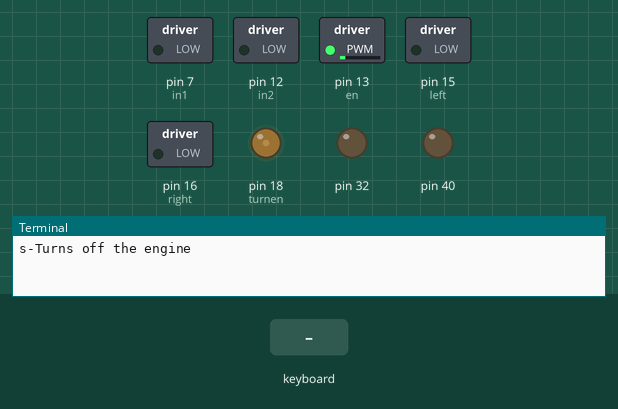
Recording of a program running on a simulated Raspberry Pi (header pin numbers). Shown: switched loads named in the program (green lamp = pin HIGH), output pins drawn as LEDs (lit = HIGH), the last lines printed to the terminal. The inputs (shaded band) are chosen by the test bench. The desktop window is not drawn, its controls go by their first labels and the mouse button is held 0.15 s; sound played through the audio output is not drawn and takes no time.

Above: at 6.2 s.
6.3 s: key "i" typed on the keyboard
At 6.8 s:
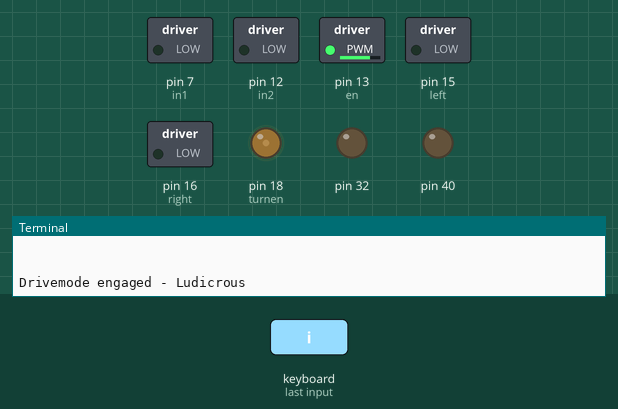
7.8 s: key "o" typed on the keyboard
At 9.0 s:
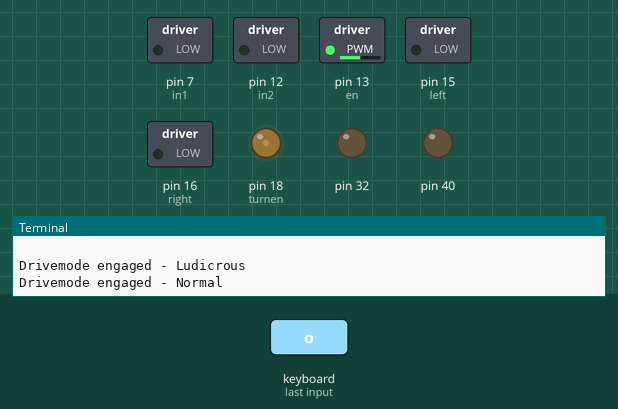
9.3 s: key "k" typed on the keyboard
At 10.3 s:
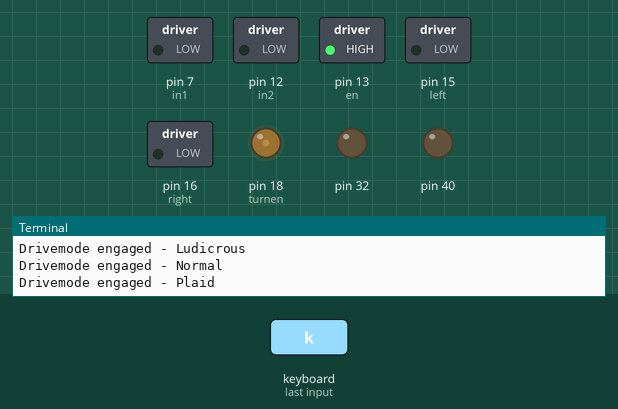
10.8 s: key "l" typed on the keyboard
At 11.4 s:
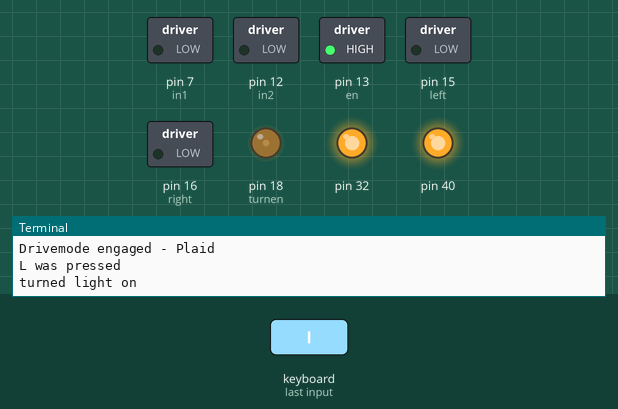
12.3 s: key "p" typed on the keyboard
At 13.5 s:
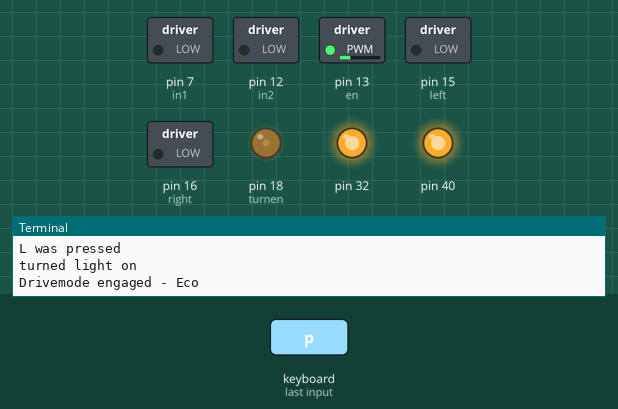
13.8 s: key "w" typed on the keyboard
At 13.87 s:
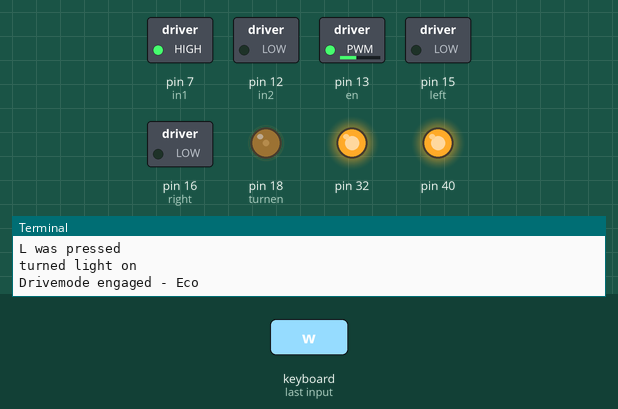
Timing chart, 0 to 16.4 s (numbered marks = the images above; inputs shaded):
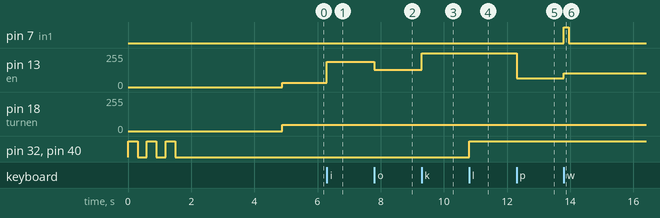

Measured:
- after the input at 6.3 s, pin 13 (en): 33/255 → 191/255 at once
- after the input at 7.8 s, pin 13 (en): 191/255 → 128/255 at once
- after the input at 9.3 s, pin 13 (en): 128/255 → 255/255 at once
- after the input at 10.8 s, pin 32, pin 40: LOW → HIGH at once
- after the input at 12.3 s, pin 13 (en): 255/255 → 64/255 at once
- after the input at 13.8 s, pin 7 (in1): LOW → HIGH at once, → LOW 0.15 s later; pin 13 (en): 64/255 → 102/255 at once
- by itself, pin 32, pin 40: alternates HIGH for 0.30 s and LOW for 0.30 s, 6 changes in all, then stays LOW

The program:

test.py
```python
from pynput import keyboard
import pygame
import RPi.GPIO as GPIO
import pygame
import time as tm
from tkinter import*


#GPIO.BOARD
GPIO.setmode(GPIO.BOARD)
pygame.mixer.init()
GPIO.setup(40,GPIO.OUT)
GPIO.setup(32,GPIO.OUT)


for i in range(3):
    GPIO.output(40,True)
    GPIO.output(32,True)
    tm.sleep(0.3)
    GPIO.output(40,False)
    GPIO.output(32,False)
    tm.sleep(0.3)

def play():
    pygame.mixer.music.load('/home/pi/Downloads/tesla_autopilot_on.mp3')
    pygame.mixer.music.play()
pygame.mixer.music.load('/home/pi/Downloads/tesla_warning_chime.mp3')
pygame.mixer.music.play()
#headlights and indigators

tm.sleep(3)
currentstate = False
currentspeed = 'medium'
currentlight = False
in1 = 7
in2 = 12
en = 13
temp1=1
left = 15
right = 16
turnen = 18

#Sound effects
pygame.mixer.init()
#GPIO setup
#GUI
root = Tk()

#GPIO FRONT SETTINGS
GPIO.setup(in1,GPIO.OUT)
GPIO.setup(in2,GPIO.OUT)
GPIO.setup(en,GPIO.OUT)
#Turning off the engine
GPIO.output(in1,GPIO.LOW)
GPIO.output(in2,GPIO.LOW)
GPIO.output(en,GPIO.LOW)
p=GPIO.PWM(en,1000)

#GPIO TURN SETTINGS
GPIO.setup(left,GPIO.OUT)
GPIO.setup(right,GPIO.OUT)
GPIO.setup(turnen,GPIO.OUT)
GPIO.setwarnings(False)
#Turning off the axel
GPIO.output(left,GPIO.LOW)
GPIO.output(right,GPIO.LOW)
GPIO.output(turnen,GPIO.LOW)
h = GPIO.PWM(turnen,1000)

#Starting the Motors
p.start(13)
h.start(18)

print("\n")
print("The default speed & direction of motor is LOW & Forward.....")
print("Controls:\nr-Starts the engine\ns-Turns off the engine")
print("\n")

def on_press(key):
    global currentlight
    global currentspeed
    global p
    global h
    try:
        if key.char == 'w':
            if currentspeed == 'high':
                p.ChangeDutyCycle(80)
                GPIO.output(in1,GPIO.HIGH)
                GPIO.output(in2,GPIO.LOW)

            elif currentspeed == 'medium':
                p.ChangeDutyCycle(60)
                GPIO.output(in1,GPIO.HIGH)
                GPIO.output(in2,GPIO.LOW)

            elif currentspeed == 'low':
                p.ChangeDutyCycle(40)
                GPIO.output(in1,GPIO.HIGH)
                GPIO.output(in2,wGPIO.LOW)

            elif currentspeed == 'keep':
                p.ChangeDutyCycle(25)
                GPIO.output(in1,GPIO.HIGH)
                GPIO.output(in2,GPIO.LOW)

            elif currentspeed == 'ultra':
                p.ChangeDutyCycle(100)
                GPIO.output(in1,GPIO.HIGH)
                GPIO.output(in2,GPIO.LOW)

            else:
                a = 1
        elif key.char == 's':
            p.ChangeDutyCycle(75)
            GPIO.output(in1,GPIO.LOW)
            GPIO.output(in2,GPIO.HIGH)
            temp1=0
        elif key.char == 'a':
            h.ChangeDutyCycle(100)
            GPIO.output(left,GPIO.HIGH)
            GPIO.output(right,GPIO.LOW)
        elif key.char == 'd':
            h.ChangeDutyCycle(100)
            GPIO.output(left,GPIO.LOW)
            GPIO.output(right,GPIO.HIGH)
        elif key.char == 'i':
            currentspeed = 'high'
            p.ChangeDutyCycle(75)
            print('Drivemode engaged - Ludicrous')
            play()
        elif key.char == 'o':
            currentspeed = 'medium'
            p.ChangeDutyCycle(50)
            print('Drivemode engaged - Normal')
            play()
        elif key.char == 'p':
            currentspeed = 'low'
            p.ChangeDutyCycle(25)
            print('Drivemode engaged - Eco')
            play()
        elif key.char == 'k':
            currentspeed = 'ultra'
            p.ChangeDutyCycle(100)
            print('Drivemode engaged - Plaid')
            play()
        elif key.char == 'j':
            currentspeed = 'keep'
            p.ChangeDutyCycle(20)
            print('Drivemode engaged - Crawl')
            play()
        elif key.char == 'r':
            for i in range(0,80):
                p.ChangeDutyCycle(i)
                GPIO.output(in1,GPIO.LOW)
                GPIO.output(in2,GPIO.HIGH)
                tm.sleep(0.0001)

        elif key.char == 'l':
            print('L was pressed')
            if currentlight == False:
                GPIO.output(40,True)
                GPIO.output(32,True)
                currentlight = True
                print('turned light on')
            elif currentlight == True:
                GPIO.output(40,False)
                GPIO.output(32,False)
                currentlight = False
                print('turned light off')
            else:
                pass
    except:
        pass
def on_release(key):
    global currentspeed
    try:
        if key.char == 'a':
            GPIO.output(left,GPIO.LOW)
            GPIO.output(right,GPIO.LOW)

        elif key.char == 'd':
            GPIO.output(left,GPIO.LOW)
            GPIO.output(right,GPIO.LOW)
        elif key.char == 'w':
            GPIO.output(in1,GPIO.LOW)
            GPIO.output(in2,GPIO.LOW)

        elif key.char == 's':
            GPIO.output(in1,GPIO.LOW)
            GPIO.output(in2,GPIO.LOW)

        elif key.char == 'h':
            GPIO.output(in1,GPIO.LOW)
            GPIO.output(in2,GPIO.LOW)
        else:
            pass

    except:
        pass
#GUI


# Collect events until released
with keyboard.Listener(
        on_press=on_press,
        on_release=on_release) as listener:
    listener.join()
```
